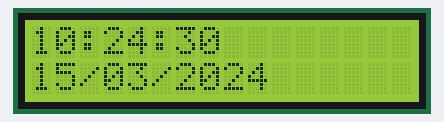
Bench run of a sketch on a simulated Arduino Uno, built with avr-gcc and run on an emulated ATmega328P. On the bench: 16×2 character LCD. The local clock reads 2024-03-15 10:24:30 at power-on unless the sketch sets it.

Above: at 0.1 s.
At 4.1 s:
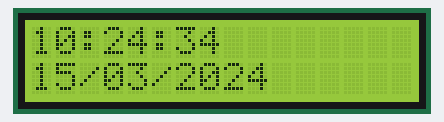
At 9.1 s:
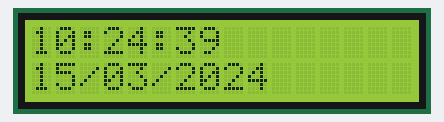
At 19.1 s:
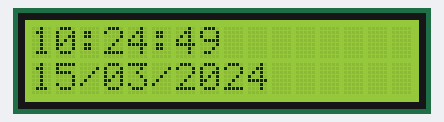
At 29.1 s:
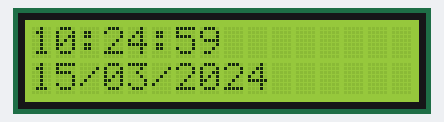
At 39.1 s:
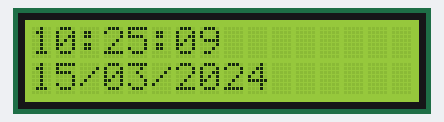

Measured:
- what the display in image 1 shows lasts 1.0 s, from 4.0 s to 5.0 s

The sketch:

displayRTCTimeToLCD.ino
```cpp
#include <DS1307RTC.h>
#include <Time.h>
#include <LiquidCrystal.h>
#include <Wire.h>


tmElements_t tm;
LiquidCrystal lcd(7, 6, 5, 8, 3, 2);


void setup() {
  Serial.begin(19200);
  initLCD();
}

void loop() {

  displayRTCTimeToLCD(tm,1);
}

void initLCD() {

  lcd.begin(16, 2);

}

void displayRTCTimeToLCD(tmElements_t tm, boolean tformat) {
  ////////////////////////////////////////

  ////////////////////////////////////////
  RTC.read(tm);

  ////////////////////////////////////////
  ///////////// Hour /////////////////////
  ////////////////////////////////////////
  //tm.Hour = 22;

  lcd.setCursor(0, 0);
   if (tformat)
  { // 24 Hours

    if (tm.Hour < 10)  {
      //lcd.print("0");
     lcd.print("0");
     lcd.print(tm.Hour);
  }


    else

    lcd.print(tm.Hour);


  } else {

    if (tm.Hour < 10)  {


     lcd.print("0");
     lcd.print(tm.Hour);


    }
    if (tm.Hour >= 10 && tm.Hour <= 12)  {

       lcd.print(tm.Hour);


    }

    if (tm.Hour > 12 && (tm.Hour - 12) < 10)  {


     lcd.print("0");
     lcd.print((tm.Hour - 12));


    }

    if (tm.Hour > 12 && (tm.Hour - 12) >= 10)  {

      if ((tm.Hour - 12) < 12)
      {

       lcd.print((tm.Hour - 12));


      }
      else
      {


       lcd.print("00");


      }
    }


  }//if(tformat)

    lcd.print(":");


  ////////////////////////////////////////

  ////////////////////////////////////////


  //Minute
  if (tm.Minute < 10) {
    lcd.print('0');
  }
  lcd.print(tm.Minute);
  lcd.print(":");
  ////////////////////////////////////////

  ////////////////////////////////////////
  //Second
  if (tm.Second < 10) {
    lcd.print('0');
  }
  lcd.print(tm.Second);
  ////////////////////////////////////////

  ////////////////////////////////////////

  if (!tformat) {
    if (tm.Hour > 12) {
      lcd.print("PM");
    }
    else {
      lcd.print("AM ");
    }
  }


  lcd.setCursor(0, 1);
  ////////////////////////////////////////

  ////////////////////////////////////////
  //Day
  if (tm.Day < 10) {
    lcd.print('0');
  }
  lcd.print(tm.Day);
  lcd.print("/");
  ////////////////////////////////////////

  ////////////////////////////////////////
  //Month
  if (tm.Month < 10) {
    lcd.print('0');
  }
  lcd.print(tm.Month);
  lcd.print("/");
  ////////////////////////////////////////

  ////////////////////////////////////////
  //Year
  lcd.print(tmYearToCalendar(tm.Year));

  ////////////////////////////////////////


}//displayRTCTimeToLCD
```
